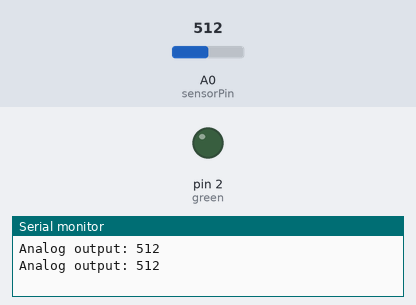
A sketch run on a simulated Arduino Uno, built with avr-gcc and run on an emulated ATmega328P. On the bench: output pins drawn as LEDs (lit = HIGH), the last lines printed to the serial monitor. The inputs (shaded band) are chosen by the test bench; at power-on: A0 (sensorPin) = 512.

Above: at 1.8 s.
1.9 s: A0 (sensorPin) set to 415
3.4 s: A0 (sensorPin) set to 393
At 5.1 s:
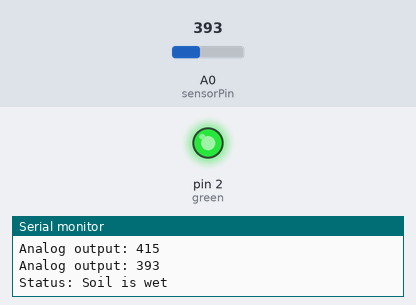
5.5 s: A0 (sensorPin) set to 410
At 6.6 s:
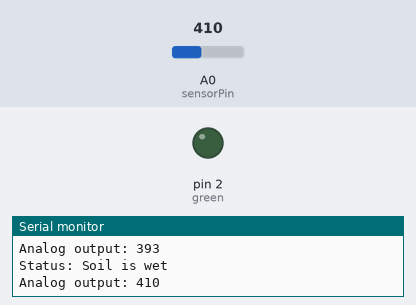
7.5 s: A0 (sensorPin) set to 390
At 9.4 s:
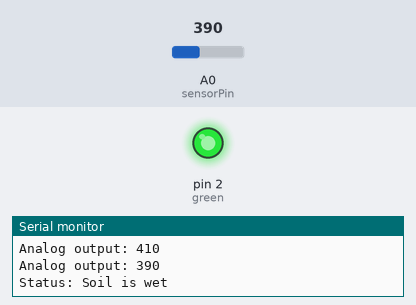
Timing chart, 0 to 10.5 s (numbered marks = the images above; inputs shaded):
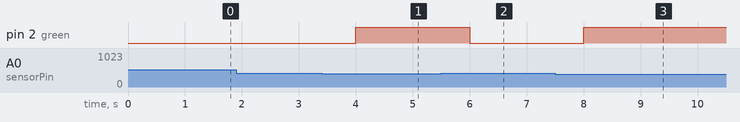

The sketch:

soilmoisturer.ino
```cpp
//initialising the pins

int green=2;// pin for a led
int sensorPin=A0;//pin on the soil moisture sensor

void setup() {
  Serial.begin(9600);
  pinMode(green,OUTPUT);
}

void loop() {

  int moisture = analogRead(sensorPin);//reading the values
  Serial.print("Analog output: ");//printing in monitor
  Serial.println(moisture);//printing in monitor
  if (moisture < 400) {//condition
    Serial.println("Status: Soil is wet");
    digitalWrite(green,HIGH);
    delay(1000);
  } else {
    digitalWrite(green,LOW);
  }
  Serial.println();
  delay(1000);
}
```

Measured:
- the behaviour switches between 400 and 399 on A0 (sensorPin) (found by bisection; images 0 and 1)
- after the input at 3.4 s, pin 2 (green): LOW → HIGH after 0.60 s
- after the input at 5.5 s, pin 2 (green): HIGH → LOW after 0.50 s
- after the input at 7.5 s, pin 2 (green): LOW → HIGH after 0.50 s
